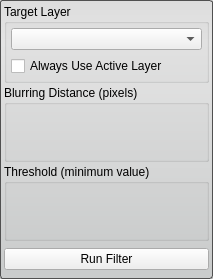
<?xml version="1.0" encoding="UTF-8"?>
<ui version="4.0">
 <class>CannyEdgeDetectionFilterInterface</class>
 <widget class="QWidget" name="CannyEdgeDetectionFilterInterface">
  <property name="geometry">
   <rect>
    <x>0</x>
    <y>0</y>
    <width>213</width>
    <height>279</height>
   </rect>
  </property>
  <property name="sizePolicy">
   <sizepolicy hsizetype="Preferred" vsizetype="Preferred">
    <horstretch>0</horstretch>
    <verstretch>0</verstretch>
   </sizepolicy>
  </property>
  <property name="minimumSize">
   <size>
    <width>213</width>
    <height>279</height>
   </size>
  </property>
  <property name="baseSize">
   <size>
    <width>650</width>
    <height>0</height>
   </size>
  </property>
  <property name="windowTitle">
   <string>Canny Edge Detection Filter</string>
  </property>
  <property name="styleSheet">
   <string notr="true">QWidget#CannyEdgeDetectionFilterInterface{
	border-radius: 3px;
	border: 1px solid rgb(80, 80, 80);
	background-color: qlineargradient(spread:pad, x1:0.5, y1:0, x2:0.5, y2:0.960227, stop:0 rgba(221, 221, 221, 255), stop:0.155779 rgba(228, 228, 228, 255), stop:1 rgba(202, 204, 204, 255));      
}</string>
  </property>
  <layout class="QVBoxLayout" name="verticalLayout">
   <property name="spacing">
    <number>2</number>
   </property>
   <property name="margin">
    <number>4</number>
   </property>
   <item>
    <widget class="QGroupBox" name="target_groupbox_">
     <property name="title">
      <string>Target Layer</string>
     </property>
     <layout class="QVBoxLayout" name="verticalLayout_4">
      <property name="margin">
       <number>4</number>
      </property>
      <item>
       <widget class="QtUtils::QtDropableComboBox" name="target_layer_">
        <property name="sizePolicy">
         <sizepolicy hsizetype="Ignored" vsizetype="Fixed">
          <horstretch>0</horstretch>
          <verstretch>0</verstretch>
         </sizepolicy>
        </property>
       </widget>
      </item>
      <item>
       <widget class="QWidget" name="widget" native="true">
        <property name="minimumSize">
         <size>
          <width>0</width>
          <height>20</height>
         </size>
        </property>
        <layout class="QHBoxLayout" name="horizontalLayout_4">
         <property name="spacing">
          <number>0</number>
         </property>
         <property name="margin">
          <number>0</number>
         </property>
         <item>
          <widget class="QCheckBox" name="use_active_layer_">
           <property name="text">
            <string>Always Use Active Layer</string>
           </property>
          </widget>
         </item>
        </layout>
       </widget>
      </item>
     </layout>
    </widget>
   </item>
   <item>
    <widget class="QGroupBox" name="groupBox">
     <property name="title">
      <string>Blurring Distance (pixels)</string>
     </property>
     <layout class="QHBoxLayout" name="horizontalLayout_2">
      <property name="spacing">
       <number>0</number>
      </property>
      <property name="leftMargin">
       <number>4</number>
      </property>
      <property name="topMargin">
       <number>2</number>
      </property>
      <property name="rightMargin">
       <number>4</number>
      </property>
      <property name="bottomMargin">
       <number>4</number>
      </property>
      <item>
       <widget class="QtUtils::QtSliderDoubleCombo" name="blurring_distance_" native="true"/>
      </item>
     </layout>
    </widget>
   </item>
   <item>
    <widget class="QGroupBox" name="groupBox_2">
     <property name="title">
      <string>Threshold (minimum value)</string>
     </property>
     <layout class="QHBoxLayout" name="horizontalLayout_3">
      <property name="spacing">
       <number>0</number>
      </property>
      <property name="leftMargin">
       <number>4</number>
      </property>
      <property name="topMargin">
       <number>2</number>
      </property>
      <property name="rightMargin">
       <number>4</number>
      </property>
      <property name="bottomMargin">
       <number>4</number>
      </property>
      <item>
       <widget class="QtUtils::QtSliderDoubleCombo" name="threshold_" native="true"/>
      </item>
     </layout>
    </widget>
   </item>
   <item>
    <widget class="QWidget" name="replaceRunWidget" native="true">
     <property name="minimumSize">
      <size>
       <width>0</width>
       <height>32</height>
      </size>
     </property>
     <property name="maximumSize">
      <size>
       <width>16777215</width>
       <height>32</height>
      </size>
     </property>
     <layout class="QHBoxLayout" name="horizontalLayout" stretch="1">
      <property name="spacing">
       <number>0</number>
      </property>
      <property name="margin">
       <number>0</number>
      </property>
      <item>
       <widget class="QPushButton" name="runFilterButton">
        <property name="text">
         <string>Run Filter</string>
        </property>
       </widget>
      </item>
     </layout>
    </widget>
   </item>
  </layout>
 </widget>
 <customwidgets>
  <customwidget>
   <class>QtUtils::QtSliderDoubleCombo</class>
   <extends>QWidget</extends>
   <header location="global">QtUtils/Widgets/QtSliderDoubleCombo.h</header>
   <container>1</container>
  </customwidget>
  <customwidget>
   <class>QtUtils::QtDropableComboBox</class>
   <extends>QComboBox</extends>
   <header location="global">QtUtils/Widgets/QtDropableComboBox.h</header>
  </customwidget>
 </customwidgets>
 <resources/>
 <connections/>
</ui>
